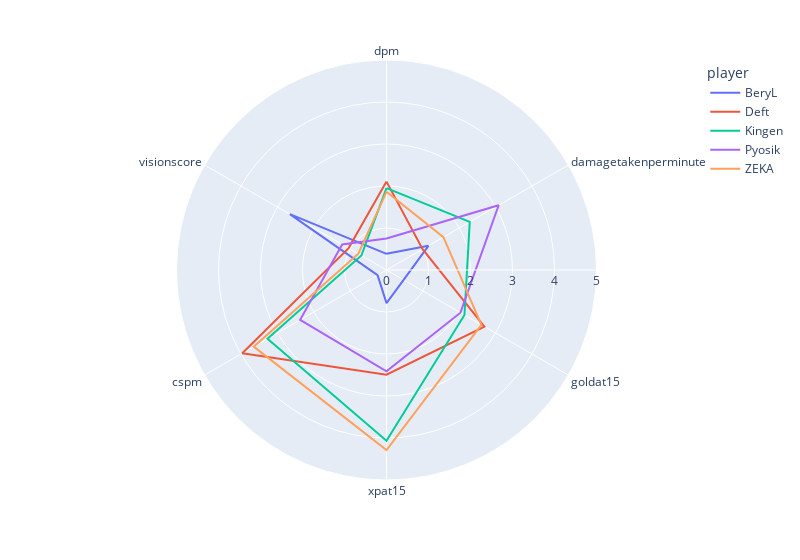

Notebook source saved alongside this figure:
### Code cell
import plotly.express as px

fig = px.line_polar(drx_spring_score_df , r='stats' , theta='direction', color='player', line_close=True, range_r=(0,5) ,width = 800)

fig.show()

### Figure 1 — Plotly figure (JSON) as saved in the notebook; plotly's stock layout.template omitted (floating-point values rounded to 4 significant figures)
{"data": [{"hovertemplate": "player=BeryL<br>stats=%{r}<br>direction=%{theta}<extra></extra>", "legendgroup": "BeryL", "line": {"color": "#636efa", "dash": "solid"}, "marker": {"symbol": "circle"}, "mode": "lines", "name": "BeryL", "r": [0.3844, 1.152, 0.4709, 0.7878, 0.2452, 2.657, 0.3844], "showlegend": true, "subplot": "polar", "theta": ["dpm", "damagetakenperminute", "goldat15", "xpat15", "cspm", "visionscore", "dpm"], "type": "scatterpolar"}, {"hovertemplate": "player=Deft<br>stats=%{r}<br>direction=%{theta}<extra></extra>", "legendgroup": "Deft", "line": {"color": "#EF553B", "dash": "solid"}, "marker": {"symbol": "circle"}, "mode": "lines", "name": "Deft", "r": [2.104, 0.9924, 2.692, 2.492, 3.966, 1.042, 2.104], "showlegend": true, "subplot": "polar", "theta": ["dpm", "damagetakenperminute", "goldat15", "xpat15", "cspm", "visionscore", "dpm"], "type": "scatterpolar"}, {"hovertemplate": "player=Kingen<br>stats=%{r}<br>direction=%{theta}<extra></extra>", "legendgroup": "Kingen", "line": {"color": "#00cc96", "dash": "solid"}, "marker": {"symbol": "circle"}, "mode": "lines", "name": "Kingen", "r": [1.949, 2.289, 2.143, 4.065, 3.272, 0.6907, 1.949], "showlegend": true, "subplot": "polar", "theta": ["dpm", "damagetakenperminute", "goldat15", "xpat15", "cspm", "visionscore", "dpm"], "type": "scatterpolar"}, {"hovertemplate": "player=Pyosik<br>stats=%{r}<br>direction=%{theta}<extra></extra>", "legendgroup": "Pyosik", "line": {"color": "#ab63fa", "dash": "solid"}, "marker": {"symbol": "circle"}, "mode": "lines", "name": "Pyosik", "r": [0.7503, 3.083, 2.032, 2.412, 2.373, 1.218, 0.7503], "showlegend": true, "subplot": "polar", "theta": ["dpm", "damagetakenperminute", "goldat15", "xpat15", "cspm", "visionscore", "dpm"], "type": "scatterpolar"}, {"hovertemplate": "player=ZEKA<br>stats=%{r}<br>direction=%{theta}<extra></extra>", "legendgroup": "ZEKA", "line": {"color": "#FFA15A", "dash": "solid"}, "marker": {"symbol": "circle"}, "mode": "lines", "name": "ZEKA", "r": [1.861, 1.565, 2.609, 4.289, 3.65, 0.7737, 1.861], "showlegend": true, "subplot": "polar", "theta": ["dpm", "damagetakenperminute", "goldat15", "xpat15", "cspm", "visionscore", "dpm"], "type": "scatterpolar"}], "layout": {"legend": {"title": {"text": "player"}, "tracegroupgap": 0}, "margin": {"t": 60}, "polar": {"angularaxis": {"direction": "clockwise", "rotation": 90}, "domain": {"x": [0, 1], "y": [0, 1]}, "radialaxis": {"range": [0, 5]}}, "width": 800}}
